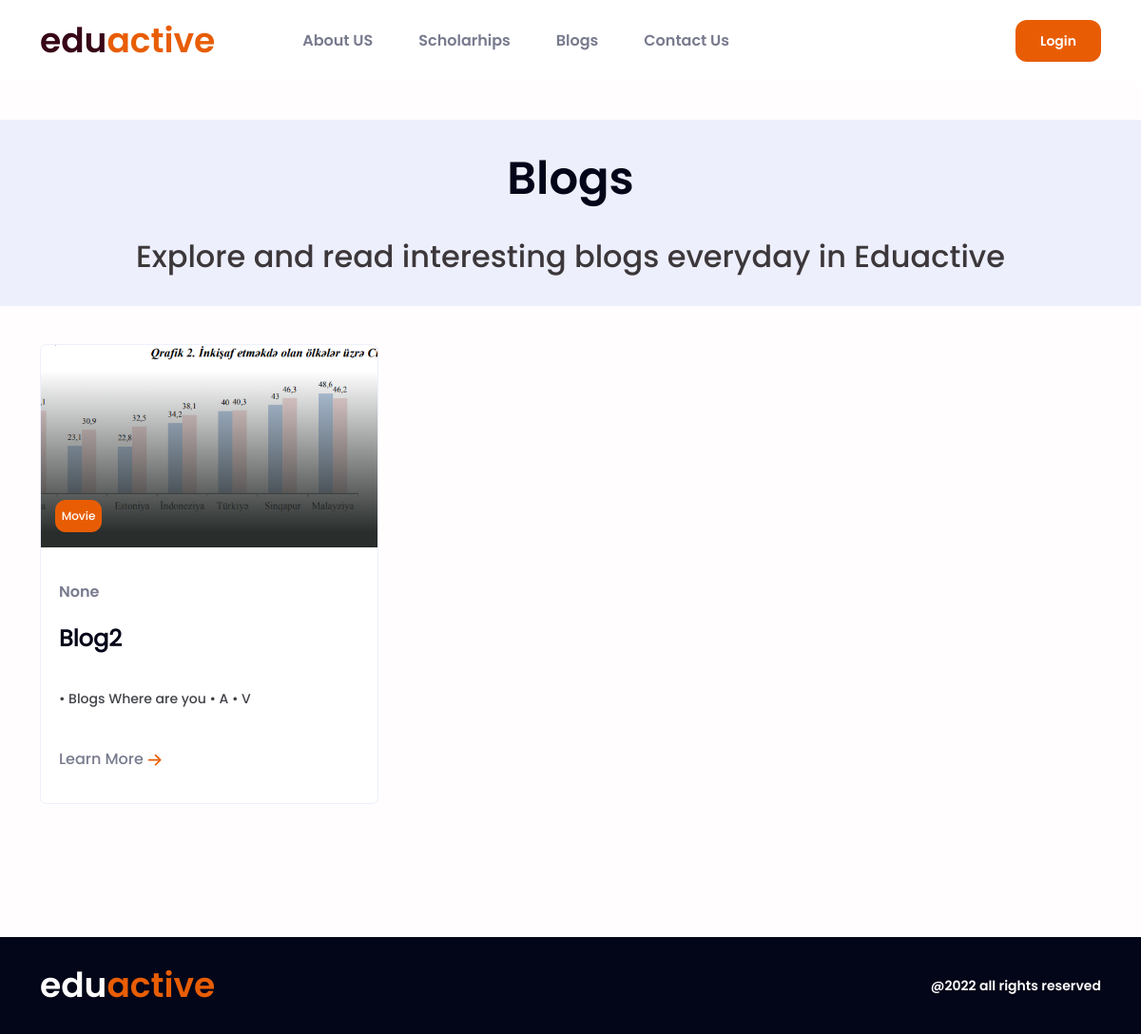
Page /pages/blogs on the earlier database version.
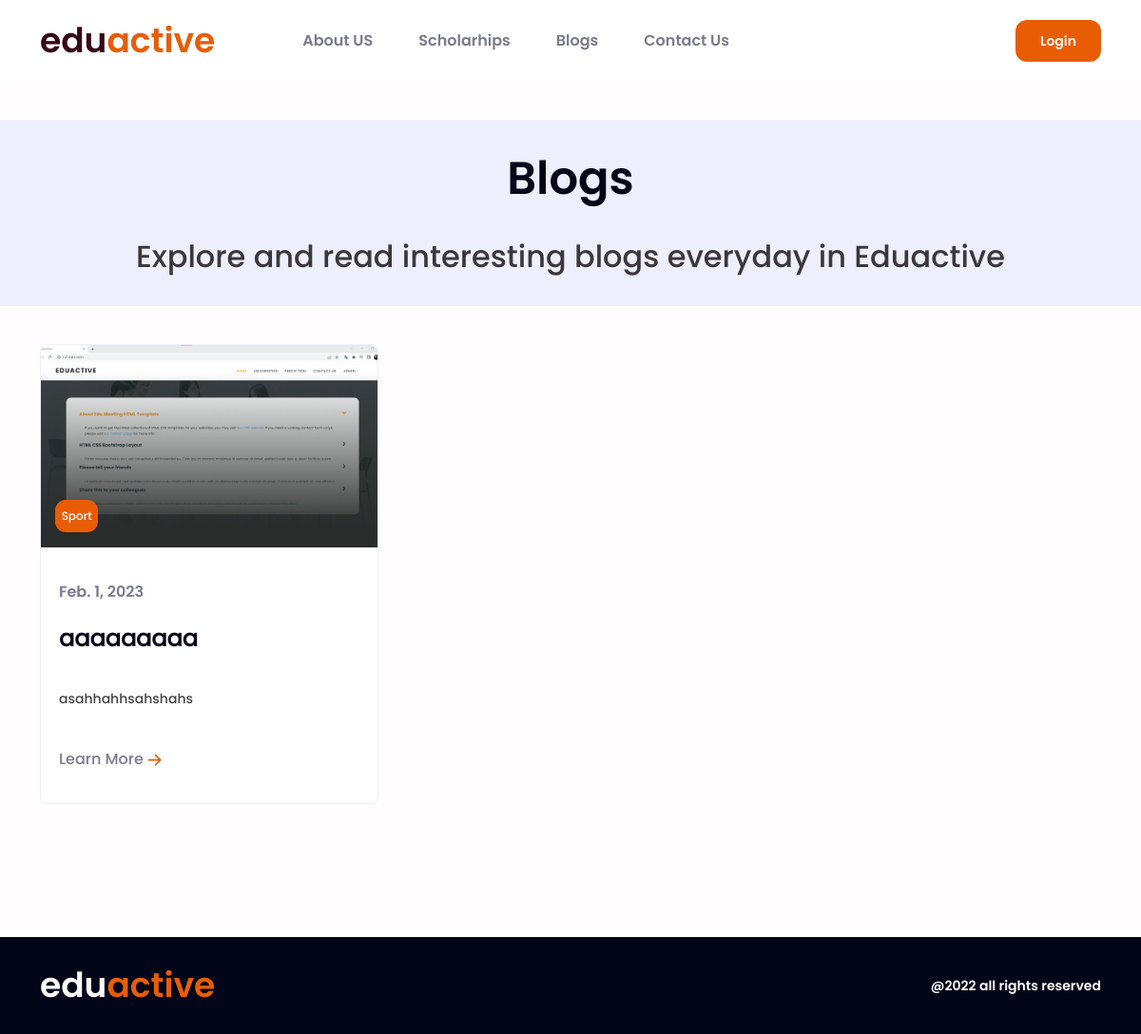
Same page on the later database version.
### pages/models.py (models this page shows, shortened)
class Blogs(models.Model):
    title = models.CharField(max_length=150)
    content = models.TextField()
    quote = models.CharField(max_length=300,blank=True,null=True)
    image = models.ImageField()
    created_at = models.DateField(auto_now_add=True, blank=True, null=True)
    category = models.CharField(max_length=150, blank=True, null=True,choices=CATEGORY_CHOICES)

### pages/views.py (the view)
# urls.py: path('blogs', blogs, name='blogs'),
def blogs(request):
    blogs = Blogs.objects.all()
    context = {
        'blogs': blogs
        }
    return render(request,'blogs.html',context)

### templates/blogs.html
{% extends "base.html" %}
{% load static %}
{% block main %}
<div class="dummy-height"></div>
<main class="sections">
    <section class="blog-header">
        <div class="container">
            <h1 class="blog-title">Blogs</h1>
            <h2 class="blog-desc">Explore and read interesting blogs everyday in Eduactive</h2>
        </div>
    </section>
    <section class="blog-grid">
        <div class="container">
            <div class="row">
              {% for blog in blogs  %}
                <div class="col-12 col-md-6 col-xl-4 ">
                    <a class="text-decoration-none" href="{% url 'blogs_detail' blog.id %}">
                        <div class="blog-item">
                            <div class="blog-img">
                                <img src="{{blog.image.url}}" alt="Eiffel Tower">
                                <span class="blog-category">{{blog.category}}</span>
                            </div>
                            <div class="blog-details">
                                <span class="blog-date">{{blog.created_at}}</span>
                                <h3 class="blog-heading"><strong>{{blog.title}}</strong></h3>
                                <p class="blog-txt">{{blog.content | truncatewords:20}}</p>
                                <a class="text-decoration-none" href="{% url 'blogs_detail' blog.id %}">Learn More <img
                                        src="{% static 'assets/css/icons/others/right-arrow.svg' %}" alt=""></a>
                            </div>
                        </div>
                    </a>
                </div>
              {% endfor %}
            </div>
        </div>
    </section>
</main>
{% endblock main %}

### templates/base.html (shortened to what this page needs)
<!DOCTYPE html>
{% load static %}
<html lang="en">
<head>
    <link rel="stylesheet" href="{% static 'assets/css/plugins.min.css' %}">
    <link rel="stylesheet" href="{% static 'assets/css/styles.css' %}">
</head>
<body>
    <header class="header">
        <nav class="navbar navbar-expand-lg">
            <div class="container">
              <a class="navbar-brand" title="Home" href="{% url 'landing'%}">edu<span>active</span></a>
              <div class="collapse navbar-collapse" id="navbarSupportedContent">
                <ul class="navbar-nav me-lg-auto mb-md-2 mb-lg-0">
                  <li class="nav-item">
                    <a class="nav-link" title="About" href="{% url 'landing'%}#aboutUsSection">About US</a>
                  </li>
                  <li class="nav-item">
                    <a class="nav-link" title="Scholarships" href="{%url 'scholarships' %}">Scholarhips</a>
                  </li>
                  <li class="nav-item">
                    <a class="nav-link" title="Blog" href="{%url 'blogs' %}">Blogs</a>
                  </li>
                  <li class="nav-item">
                    <a class="nav-link" title="Contact" href="{%url 'landing' %}#contactUsSection">Contact Us</a>
                  </li>
                </ul>
                {% if user.is_authenticated %}
                {% comment %} <div class="profile-link-img"> {% endcomment %}
                  <a class="text-decoration-none profile-link" title="Profile" href="profile.html">
                     <img src="{% static 'assets/css/icons/others/profile.svg' %}" alt="Profile">
                   </a>
                {% comment %} </div> {% endcomment %}
                {% else %}
                <a class="cs-btn login-link" href="{% url 'authenticate'%}" title="Login">Login</a>
                {% endif %}
              </div>
            </div>
          </nav>
    </header>
{% block main %}
{% endblock main %}
<footer class="footer py-4">
  <div class="container">
     <div class="footer-wrapper d-sm-flex justify-content-sm-between align-items-sm-center">
      <div class="footer-brand-wrapper">
        <a title="Home" class="text-decoration-none footer-brand" href="index.html">edu<span>active</span></a>
      </div>
      <div class="footer-copyright">
        @2022 all rights reserved
      </div>
     </div>
  </div>
</footer>
</body>
</html>

### static/assets/css/styles.css (style rules this page uses)
:root { --eduactive-color-1: #370617; --eduactive-color-2: #e85d04; --black: #020618; --gray-soft: #edeffd; --gray: #787b8e; --gray-2: #424349; --gray-3: #3c373a; --gray-4: #292a2f; --white: #fffdfd; --white-2: #fbfbfd; --system-right: #138610; --system-wrong: #e01515; --system-wrong-2: #d00000; --system-issue: #ffba08; --transition: all 300ms ease-out; }
body { background: var(--white); }
.cs-btn { border: 2px solid transparent; border-radius: 12px; padding: 8px 24px; font: 14px Poppins-SemiBold; line-height: 24px; text-align: center; background-color: var(--eduactive-color-2); color: var(--white); transition: var(--transition); cursor: pointer; text-decoration: none; }
.header { background: rgba(255, 255, 255, 0.7); -webkit-backdrop-filter: blur(6px); backdrop-filter: blur(6px); position: fixed; width: 100%; top: 0; z-index: 800; }
.header .navbar { padding: 11px 0; }
.header .navbar-brand { margin-right: 52px; font: 36px Poppins-SemiBold; line-height: 54px; color: var(--eduactive-color-1); }
.header .navbar-brand span { color: var(--eduactive-color-2); font: inherit; }
.header .nav-link { font: 16px Poppins-SemiBold; line-height: 24px; color: var(--gray); margin-left: 32px; transition: var(--transition); }
.dummy-height { height: 86px; }
.footer { background-color: var(--black); }
.footer-brand { font: 36px Poppins-SemiBold; line-height: 54px; color: var(--white); }
.footer-brand span { font: inherit; line-height: inherit; color: var(--eduactive-color-2); }
.footer-copyright { cursor: default; font: 14px Poppins-SemiBold; line-height: 21px; color: var(--white); }
.blog-header { background-color: var(--gray-soft); padding: 32px; margin: 40px 0; }
.blog-title { font: 48px Poppins-SemiBold; line-height: 60px; color: var(--black); text-align: center; padding: 0; margin: 0 0 32px 0; }
.blog-desc { font: 32px Poppins-Medium; line-height: 40px; text-align: center; color: var(--gray-3); margin: 0; }
.blog-grid { padding-bottom: 120px; }
.blog-item { cursor: pointer; background: #ffffff; border: 0.564394px solid #edeffd; border-radius: 6.77273px; margin-bottom: 20px; }
.blog-img { width: 100%; height: 213px; position: relative; }
.blog-img::after { content: ""; position: absolute; background: linear-gradient(0deg, #292d2c 7.41%, rgba(59, 62, 61, 0) 87.3%); z-index: 3; top: 0; left: 0; width: 100%; height: 100%; }
.blog-img img { width: 100%; height: 100%; -o-object-fit: cover; object-fit: cover; border-top-left-radius: 6.77273px; border-top-right-radius: 6.77273px; }
.blog-category { position: absolute; left: 15px; bottom: 16px; z-index: 33; font: 12px Poppins-Medium; line-height: 18px; color: var(--white); padding: 6.8px 5.64px; background-color: var(--eduactive-color-2); border: 1px solid transparent; border-radius: 11.2879px; }
.blog-details { padding: 34px 19px; }
.blog-details a { font: 16px Poppins-Medium; color: var(--gray); transition: var(--transition); }
.blog-details a img { width: 15px; height: 13px; -o-object-fit: cover; object-fit: cover; }
.blog-date { font: 16px Poppins-SemiBold; line-height: 24px; color: var(--gray); display: inline-block; margin: 0 0 22px 0; }
.blog-heading { font: 24px Poppins-SemiBold; line-height: 30px; color: var(--black); -webkit-box-orient: block-axis; display: -webkit-box; -webkit-line-clamp: 2; overflow: hidden; text-overflow: ellipsis; white-space: normal; height: 60px; }
.blog-txt { font: 14px Poppins-Medium; color: var(--gray-2); -webkit-box-orient: block-axis; display: -webkit-box; -webkit-line-clamp: 2; overflow: hidden; text-overflow: ellipsis; white-space: normal; height: 45px; }

Differences in the rows shown:
removed Blogs: image (picture), category "Movie", created_at "None", title "Blog2", content "• Blogs Where are you • A • V"
added Blogs: image (picture), category "Sport", created_at "Feb. 1, 2023", title "aaaaaaaaa", content "asahhahhsahshahs"
